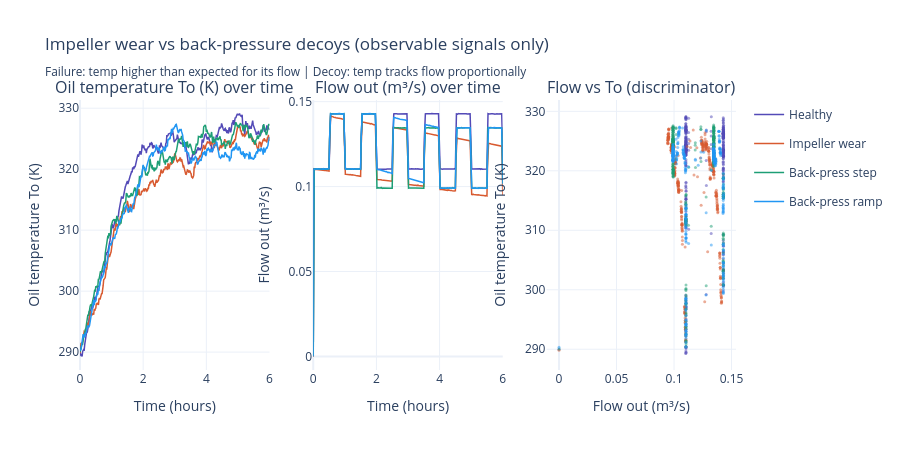

Notebook code cell kept with this figure:
### Markdown cell above
## Plot 2 — Impeller wear vs back-pressure decoys (observable signals only)

**Both** show flow dropping — but only the failure shows temperature diverging from the healthy baseline at the same shaft speed.

- **Failure:** flow drops + temp rises → hidden `A` degradation (not directly measurable)
- **Hard negative:** flow drops because back-pressure changed — temp stays near healthy

You can't just watch flow. You need to check: "is the temperature rise explained by the operating conditions, or is there unexplained excess heat?"

### Code cell
# ── Plot 2: Impeller wear ──
fig = plot_group_interactive(
    scenarios=[
        ("normal",                   "Healthy",         COLOURS["normal"]),
        ("pump_impeller_wear",       "Impeller wear",   COLOURS["failure"]),
        ("decoy_back_pressure_step", "Back-press step", COLOURS["decoy"]),
        ("decoy_back_pressure_ramp", "Back-press ramp", "#2196F3"),
    ],
    signal_y="fluid_temp_K", signal_x="flow_out_m3s",
    title="Impeller wear vs back-pressure decoys (observable signals only)<br><sub>Failure: temp higher than expected for its flow | Decoy: temp tracks flow proportionally</sub>",
    y_label="Oil temperature To (K)", x_label="Flow out (m\u00b3/s)",
    scatter_label="Flow vs To (discriminator)"
)
fig.show()

### Figure 1 — Plotly figure (JSON) as saved in the notebook; plotly's stock layout.template omitted (floating-point values rounded to 4 significant figures; data arrays with more than 128 entries replaced by an {"elided": "..."} marker saying what was removed)
{"data": [{"legendgroup": "Healthy", "line": {"color": "#534AB7", "width": 1.5}, "mode": "lines", "name": "Healthy", "type": "scatter", "x": {"elided": "361 float values"}, "xaxis": "x", "y": {"elided": "361 float values"}, "yaxis": "y"}, {"legendgroup": "Healthy", "line": {"color": "#534AB7", "width": 1.5}, "mode": "lines", "name": "Healthy", "showlegend": false, "type": "scatter", "x": {"elided": "361 float values"}, "xaxis": "x2", "y": {"elided": "361 float values"}, "yaxis": "y2"}, {"legendgroup": "Healthy", "marker": {"color": "#534AB7", "opacity": 0.5, "size": 3}, "mode": "markers", "name": "Healthy", "showlegend": false, "type": "scatter", "x": {"elided": "361 float values"}, "xaxis": "x3", "y": {"elided": "361 float values"}, "yaxis": "y3"}, {"legendgroup": "Impeller wear", "line": {"color": "#D85A30", "width": 1.5}, "mode": "lines", "name": "Impeller wear", "type": "scatter", "x": {"elided": "361 float values"}, "xaxis": "x", "y": {"elided": "361 float values"}, "yaxis": "y"}, {"legendgroup": "Impeller wear", "line": {"color": "#D85A30", "width": 1.5}, "mode": "lines", "name": "Impeller wear", "showlegend": false, "type": "scatter", "x": {"elided": "361 float values"}, "xaxis": "x2", "y": {"elided": "361 float values"}, "yaxis": "y2"}, {"legendgroup": "Impeller wear", "marker": {"color": "#D85A30", "opacity": 0.5, "size": 3}, "mode": "markers", "name": "Impeller wear", "showlegend": false, "type": "scatter", "x": {"elided": "361 float values"}, "xaxis": "x3", "y": {"elided": "361 float values"}, "yaxis": "y3"}, {"legendgroup": "Back-press step", "line": {"color": "#1D9E75", "width": 1.5}, "mode": "lines", "name": "Back-press step", "type": "scatter", "x": {"elided": "361 float values"}, "xaxis": "x", "y": {"elided": "361 float values"}, "yaxis": "y"}, {"legendgroup": "Back-press step", "line": {"color": "#1D9E75", "width": 1.5}, "mode": "lines", "name": "Back-press step", "showlegend": false, "type": "scatter", "x": {"elided": "361 float values"}, "xaxis": "x2", "y": {"elided": "361 float values"}, "yaxis": "y2"}, {"legendgroup": "Back-press step", "marker": {"color": "#1D9E75", "opacity": 0.5, "size": 3}, "mode": "markers", "name": "Back-press step", "showlegend": false, "type": "scatter", "x": {"elided": "361 float values"}, "xaxis": "x3", "y": {"elided": "361 float values"}, "yaxis": "y3"}, {"legendgroup": "Back-press ramp", "line": {"color": "#2196F3", "width": 1.5}, "mode": "lines", "name": "Back-press ramp", "type": "scatter", "x": {"elided": "361 float values"}, "xaxis": "x", "y": {"elided": "361 float values"}, "yaxis": "y"}, {"legendgroup": "Back-press ramp", "line": {"color": "#2196F3", "width": 1.5}, "mode": "lines", "name": "Back-press ramp", "showlegend": false, "type": "scatter", "x": {"elided": "361 float values"}, "xaxis": "x2", "y": {"elided": "361 float values"}, "yaxis": "y2"}, {"legendgroup": "Back-press ramp", "marker": {"color": "#2196F3", "opacity": 0.5, "size": 3}, "mode": "markers", "name": "Back-press ramp", "showlegend": false, "type": "scatter", "x": {"elided": "361 float values"}, "xaxis": "x3", "y": {"elided": "361 float values"}, "yaxis": "y3"}], "layout": {"annotations": [{"font": {"size": 16}, "showarrow": false, "text": "Oil temperature To (K) over time", "x": 0.1444, "xanchor": "center", "xref": "paper", "y": 1.0, "yanchor": "bottom", "yref": "paper"}, {"font": {"size": 16}, "showarrow": false, "text": "Flow out (m³/s) over time", "x": 0.5, "xanchor": "center", "xref": "paper", "y": 1.0, "yanchor": "bottom", "yref": "paper"}, {"font": {"size": 16}, "showarrow": false, "text": "Flow vs To (discriminator)", "x": 0.8556, "xanchor": "center", "xref": "paper", "y": 1.0, "yanchor": "bottom", "yref": "paper"}], "height": 450, "title": {"text": "Impeller wear vs back-pressure decoys (observable signals only)<br><sub>Failure: temp higher than expected for its flow | Decoy: temp tracks flow proportionally</sub>"}, "xaxis": {"anchor": "y", "domain": [0.0, 0.2889], "title": {"text": "Time (hours)"}}, "xaxis2": {"anchor": "y2", "domain": [0.3556, 0.6444], "title": {"text": "Time (hours)"}}, "xaxis3": {"anchor": "y3", "domain": [0.7111, 1.0], "title": {"text": "Flow out (m³/s)"}}, "yaxis": {"anchor": "x", "domain": [0.0, 1.0], "title": {"text": "Oil temperature To (K)"}}, "yaxis2": {"anchor": "x2", "domain": [0.0, 1.0], "title": {"text": "Flow out (m³/s)"}}, "yaxis3": {"anchor": "x3", "domain": [0.0, 1.0], "title": {"text": "Oil temperature To (K)"}}}}
